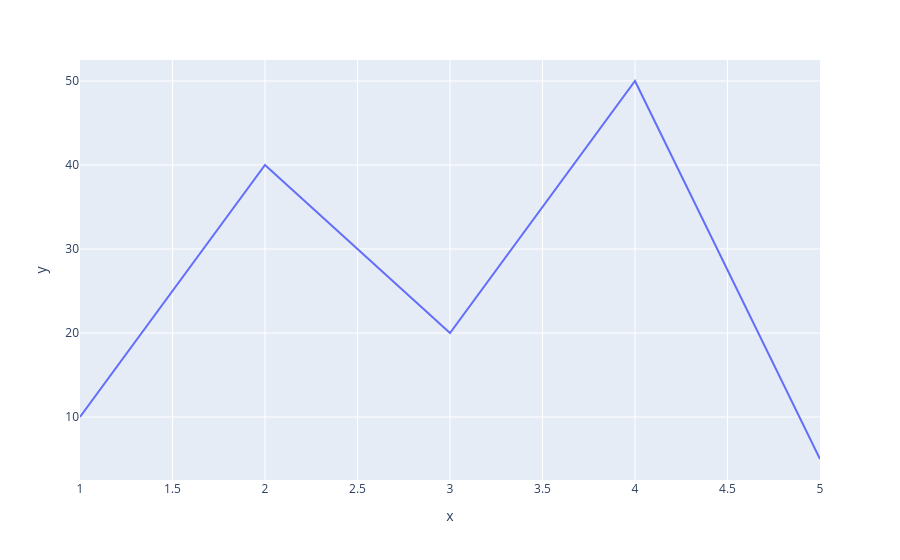

The notebook cell saved with this chart:
### Code cell
px.line(x=[1,2,3,4,5] ,y=[10,40,20,50,5])

### Figure 1 — Plotly figure (JSON) as saved in the notebook; plotly's stock layout.template omitted (floating-point values rounded to 4 significant figures)
{"data": [{"hovertemplate": "x=%{x}<br>y=%{y}<extra></extra>", "legendgroup": "", "line": {"color": "#636efa", "dash": "solid"}, "marker": {"symbol": "circle"}, "mode": "lines", "name": "", "orientation": "v", "showlegend": false, "type": "scatter", "x": [1, 2, 3, 4, 5], "xaxis": "x", "y": [10, 40, 20, 50, 5], "yaxis": "y"}], "layout": {"legend": {"tracegroupgap": 0}, "margin": {"t": 60}, "xaxis": {"anchor": "y", "domain": [0, 1], "title": {"text": "x"}}, "yaxis": {"anchor": "x", "domain": [0, 1], "title": {"text": "y"}}}}
